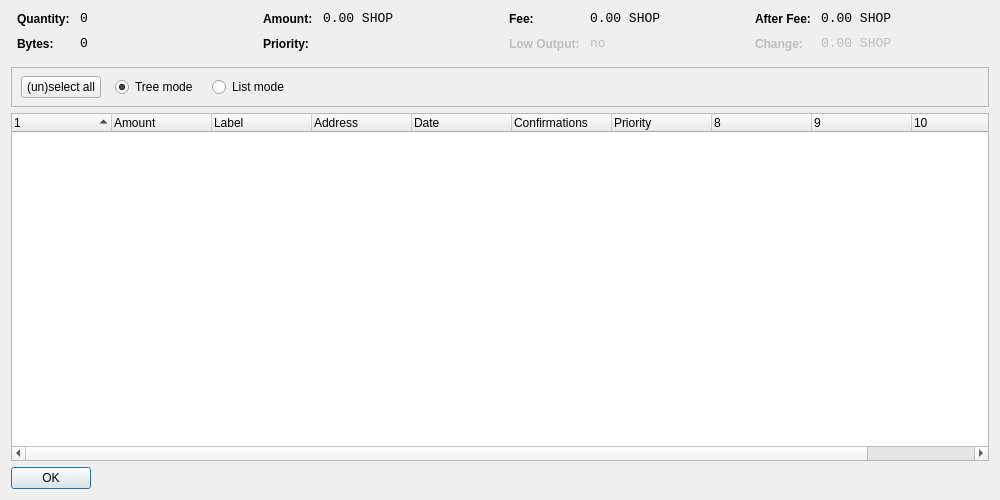
<?xml version="1.0" encoding="UTF-8"?>
<ui version="4.0">
 <class>CoinControlDialog</class>
 <widget class="QDialog" name="CoinControlDialog">
  <property name="geometry">
   <rect>
    <x>0</x>
    <y>0</y>
    <width>1000</width>
    <height>500</height>
   </rect>
  </property>
  <property name="windowTitle">
   <string>Coin Control</string>
  </property>
  <layout class="QVBoxLayout" name="verticalLayout">
   <item>
    <layout class="QHBoxLayout" name="horizontalLayoutTop" stretch="0,0,0,0">
     <property name="topMargin">
      <number>0</number>
     </property>
     <property name="bottomMargin">
      <number>10</number>
     </property>
     <item>
      <layout class="QFormLayout" name="formLayoutCoinControl1">
       <property name="horizontalSpacing">
        <number>10</number>
       </property>
       <property name="verticalSpacing">
        <number>10</number>
       </property>
       <property name="leftMargin">
        <number>6</number>
       </property>
       <property name="rightMargin">
        <number>6</number>
       </property>
       <item row="0" column="0">
        <widget class="QLabel" name="labelCoinControlQuantityText">
         <property name="styleSheet">
          <string notr="true">font-weight:bold;</string>
         </property>
         <property name="text">
          <string>Quantity:</string>
         </property>
        </widget>
       </item>
       <item row="0" column="1">
        <widget class="QLabel" name="labelCoinControlQuantity">
         <property name="font">
          <font>
           <family>Monospace</family>
           <pointsize>10</pointsize>
          </font>
         </property>
         <property name="cursor">
          <cursorShape>IBeamCursor</cursorShape>
         </property>
         <property name="contextMenuPolicy">
          <enum>Qt::ActionsContextMenu</enum>
         </property>
         <property name="text">
          <string notr="true">0</string>
         </property>
         <property name="textInteractionFlags">
          <set>Qt::LinksAccessibleByMouse|Qt::TextSelectableByKeyboard|Qt::TextSelectableByMouse</set>
         </property>
        </widget>
       </item>
       <item row="1" column="0">
        <widget class="QLabel" name="labelCoinControlBytesText">
         <property name="styleSheet">
          <string notr="true">font-weight:bold;</string>
         </property>
         <property name="text">
          <string>Bytes:</string>
         </property>
        </widget>
       </item>
       <item row="1" column="1">
        <widget class="QLabel" name="labelCoinControlBytes">
         <property name="font">
          <font>
           <family>Monospace</family>
           <pointsize>10</pointsize>
          </font>
         </property>
         <property name="cursor">
          <cursorShape>IBeamCursor</cursorShape>
         </property>
         <property name="contextMenuPolicy">
          <enum>Qt::ActionsContextMenu</enum>
         </property>
         <property name="text">
          <string notr="true">0</string>
         </property>
         <property name="textInteractionFlags">
          <set>Qt::LinksAccessibleByMouse|Qt::TextSelectableByKeyboard|Qt::TextSelectableByMouse</set>
         </property>
        </widget>
       </item>
      </layout>
     </item>
     <item>
      <layout class="QFormLayout" name="formLayoutCoinControl2">
       <property name="horizontalSpacing">
        <number>10</number>
       </property>
       <property name="verticalSpacing">
        <number>10</number>
       </property>
       <property name="leftMargin">
        <number>6</number>
       </property>
       <property name="rightMargin">
        <number>6</number>
       </property>
       <item row="0" column="0">
        <widget class="QLabel" name="labelCoinControlAmountText">
         <property name="styleSheet">
          <string notr="true">font-weight:bold;</string>
         </property>
         <property name="text">
          <string>Amount:</string>
         </property>
        </widget>
       </item>
       <item row="0" column="1">
        <widget class="QLabel" name="labelCoinControlAmount">
         <property name="font">
          <font>
           <family>Monospace</family>
           <pointsize>10</pointsize>
          </font>
         </property>
         <property name="cursor">
          <cursorShape>IBeamCursor</cursorShape>
         </property>
         <property name="contextMenuPolicy">
          <enum>Qt::ActionsContextMenu</enum>
         </property>
         <property name="text">
          <string notr="true">0.00 SHOP</string>
         </property>
         <property name="textInteractionFlags">
          <set>Qt::LinksAccessibleByMouse|Qt::TextSelectableByKeyboard|Qt::TextSelectableByMouse</set>
         </property>
        </widget>
       </item>
       <item row="1" column="0">
        <widget class="QLabel" name="labelCoinControlPriorityText">
         <property name="styleSheet">
          <string notr="true">font-weight:bold;</string>
         </property>
         <property name="text">
          <string>Priority:</string>
         </property>
        </widget>
       </item>
       <item row="1" column="1">
        <widget class="QLabel" name="labelCoinControlPriority">
         <property name="font">
          <font>
           <family>Monospace</family>
           <pointsize>10</pointsize>
          </font>
         </property>
         <property name="cursor">
          <cursorShape>IBeamCursor</cursorShape>
         </property>
         <property name="contextMenuPolicy">
          <enum>Qt::ActionsContextMenu</enum>
         </property>
         <property name="text">
          <string/>
         </property>
         <property name="textInteractionFlags">
          <set>Qt::LinksAccessibleByMouse|Qt::TextSelectableByKeyboard|Qt::TextSelectableByMouse</set>
         </property>
        </widget>
       </item>
      </layout>
     </item>
     <item>
      <layout class="QFormLayout" name="formLayoutCoinControl3">
       <property name="horizontalSpacing">
        <number>10</number>
       </property>
       <property name="verticalSpacing">
        <number>10</number>
       </property>
       <property name="leftMargin">
        <number>6</number>
       </property>
       <property name="rightMargin">
        <number>6</number>
       </property>
       <item row="0" column="0">
        <widget class="QLabel" name="labelCoinControlFeeText">
         <property name="styleSheet">
          <string notr="true">font-weight:bold;</string>
         </property>
         <property name="text">
          <string>Fee:</string>
         </property>
        </widget>
       </item>
       <item row="0" column="1">
        <widget class="QLabel" name="labelCoinControlFee">
         <property name="font">
          <font>
           <family>Monospace</family>
           <pointsize>10</pointsize>
          </font>
         </property>
         <property name="cursor">
          <cursorShape>IBeamCursor</cursorShape>
         </property>
         <property name="contextMenuPolicy">
          <enum>Qt::ActionsContextMenu</enum>
         </property>
         <property name="text">
          <string notr="true">0.00 SHOP</string>
         </property>
         <property name="textInteractionFlags">
          <set>Qt::LinksAccessibleByMouse|Qt::TextSelectableByKeyboard|Qt::TextSelectableByMouse</set>
         </property>
        </widget>
       </item>
       <item row="1" column="0">
        <widget class="QLabel" name="labelCoinControlLowOutputText">
         <property name="enabled">
          <bool>false</bool>
         </property>
         <property name="styleSheet">
          <string notr="true">font-weight:bold;</string>
         </property>
         <property name="text">
          <string>Low Output:</string>
         </property>
        </widget>
       </item>
       <item row="1" column="1">
        <widget class="QLabel" name="labelCoinControlLowOutput">
         <property name="enabled">
          <bool>false</bool>
         </property>
         <property name="font">
          <font>
           <family>Monospace</family>
           <pointsize>10</pointsize>
          </font>
         </property>
         <property name="cursor">
          <cursorShape>IBeamCursor</cursorShape>
         </property>
         <property name="contextMenuPolicy">
          <enum>Qt::ActionsContextMenu</enum>
         </property>
         <property name="text">
          <string notr="true">no</string>
         </property>
         <property name="textInteractionFlags">
          <set>Qt::LinksAccessibleByMouse|Qt::TextSelectableByKeyboard|Qt::TextSelectableByMouse</set>
         </property>
        </widget>
       </item>
      </layout>
     </item>
     <item>
      <layout class="QFormLayout" name="formLayoutCoinControl4">
       <property name="horizontalSpacing">
        <number>10</number>
       </property>
       <property name="verticalSpacing">
        <number>10</number>
       </property>
       <property name="leftMargin">
        <number>6</number>
       </property>
       <property name="rightMargin">
        <number>6</number>
       </property>
       <item row="0" column="0">
        <widget class="QLabel" name="labelCoinControlAfterFeeText">
         <property name="styleSheet">
          <string notr="true">font-weight:bold;</string>
         </property>
         <property name="text">
          <string>After Fee:</string>
         </property>
        </widget>
       </item>
       <item row="0" column="1">
        <widget class="QLabel" name="labelCoinControlAfterFee">
         <property name="font">
          <font>
           <family>Monospace</family>
           <pointsize>10</pointsize>
          </font>
         </property>
         <property name="cursor">
          <cursorShape>IBeamCursor</cursorShape>
         </property>
         <property name="contextMenuPolicy">
          <enum>Qt::ActionsContextMenu</enum>
         </property>
         <property name="text">
          <string notr="true">0.00 SHOP</string>
         </property>
         <property name="textInteractionFlags">
          <set>Qt::LinksAccessibleByMouse|Qt::TextSelectableByKeyboard|Qt::TextSelectableByMouse</set>
         </property>
        </widget>
       </item>
       <item row="1" column="0">
        <widget class="QLabel" name="labelCoinControlChangeText">
         <property name="enabled">
          <bool>false</bool>
         </property>
         <property name="styleSheet">
          <string notr="true">font-weight:bold;</string>
         </property>
         <property name="text">
          <string>Change:</string>
         </property>
        </widget>
       </item>
       <item row="1" column="1">
        <widget class="QLabel" name="labelCoinControlChange">
         <property name="enabled">
          <bool>false</bool>
         </property>
         <property name="font">
          <font>
           <family>Monospace</family>
           <pointsize>10</pointsize>
          </font>
         </property>
         <property name="cursor">
          <cursorShape>IBeamCursor</cursorShape>
         </property>
         <property name="contextMenuPolicy">
          <enum>Qt::ActionsContextMenu</enum>
         </property>
         <property name="text">
          <string notr="true">0.00 SHOP</string>
         </property>
         <property name="textInteractionFlags">
          <set>Qt::LinksAccessibleByMouse|Qt::TextSelectableByKeyboard|Qt::TextSelectableByMouse</set>
         </property>
        </widget>
       </item>
      </layout>
     </item>
    </layout>
   </item>
   <item>
    <widget class="QFrame" name="frame">
     <property name="minimumSize">
      <size>
       <width>0</width>
       <height>40</height>
      </size>
     </property>
     <property name="frameShape">
      <enum>QFrame::StyledPanel</enum>
     </property>
     <property name="frameShadow">
      <enum>QFrame::Sunken</enum>
     </property>
     <widget class="QWidget" name="horizontalLayoutWidget">
      <property name="geometry">
       <rect>
        <x>10</x>
        <y>0</y>
        <width>781</width>
        <height>41</height>
       </rect>
      </property>
      <layout class="QHBoxLayout" name="horizontalLayoutPanel" stretch="0,0,0,0,0">
       <property name="spacing">
        <number>14</number>
       </property>
       <item>
        <widget class="QPushButton" name="pushButtonSelectAll">
         <property name="sizePolicy">
          <sizepolicy hsizetype="Maximum" vsizetype="Fixed">
           <horstretch>0</horstretch>
           <verstretch>0</verstretch>
          </sizepolicy>
         </property>
         <property name="text">
          <string>(un)select all</string>
         </property>
        </widget>
       </item>
       <item>
        <widget class="QRadioButton" name="radioTreeMode">
         <property name="sizePolicy">
          <sizepolicy hsizetype="Maximum" vsizetype="Fixed">
           <horstretch>0</horstretch>
           <verstretch>0</verstretch>
          </sizepolicy>
         </property>
         <property name="text">
          <string>Tree mode</string>
         </property>
         <property name="checked">
          <bool>true</bool>
         </property>
        </widget>
       </item>
       <item>
        <widget class="QRadioButton" name="radioListMode">
         <property name="sizePolicy">
          <sizepolicy hsizetype="Maximum" vsizetype="Fixed">
           <horstretch>0</horstretch>
           <verstretch>0</verstretch>
          </sizepolicy>
         </property>
         <property name="text">
          <string>List mode</string>
         </property>
        </widget>
       </item>
       <item>
        <spacer name="horizontalSpacer">
         <property name="orientation">
          <enum>Qt::Horizontal</enum>
         </property>
         <property name="sizeHint" stdset="0">
          <size>
           <width>40</width>
           <height>20</height>
          </size>
         </property>
        </spacer>
       </item>
      </layout>
     </widget>
    </widget>
   </item>
   <item>
    <widget class="CoinControlTreeWidget" name="treeWidget">
     <property name="contextMenuPolicy">
      <enum>Qt::CustomContextMenu</enum>
     </property>
     <property name="sortingEnabled">
      <bool>false</bool>
     </property>
     <property name="columnCount">
      <number>11</number>
     </property>
     <attribute name="headerShowSortIndicator" stdset="0">
      <bool>true</bool>
     </attribute>
     <attribute name="headerStretchLastSection">
      <bool>false</bool>
     </attribute>
     <column>
      <property name="text">
       <string/>
      </property>
     </column>
     <column>
      <property name="text">
       <string>Amount</string>
      </property>
     </column>
     <column>
      <property name="text">
       <string>Label</string>
      </property>
     </column>
     <column>
      <property name="text">
       <string>Address</string>
      </property>
     </column>
     <column>
      <property name="text">
       <string>Date</string>
      </property>
     </column>
     <column>
      <property name="text">
       <string>Confirmations</string>
      </property>
      <property name="toolTip">
       <string>Confirmed</string>
      </property>
     </column>
     <column>
      <property name="text">
       <string>Priority</string>
      </property>
     </column>
     <column>
      <property name="text">
       <string/>
      </property>
     </column>
     <column>
      <property name="text">
       <string/>
      </property>
     </column>
     <column>
      <property name="text">
       <string/>
      </property>
     </column>
     <column>
      <property name="text">
       <string/>
      </property>
     </column>
    </widget>
   </item>
   <item>
    <widget class="QDialogButtonBox" name="buttonBox">
     <property name="sizePolicy">
      <sizepolicy hsizetype="Maximum" vsizetype="Fixed">
       <horstretch>0</horstretch>
       <verstretch>0</verstretch>
      </sizepolicy>
     </property>
     <property name="orientation">
      <enum>Qt::Horizontal</enum>
     </property>
     <property name="standardButtons">
      <set>QDialogButtonBox::Ok</set>
     </property>
    </widget>
   </item>
  </layout>
 </widget>
 <customwidgets>
  <customwidget>
   <class>CoinControlTreeWidget</class>
   <extends>QTreeWidget</extends>
   <header>coincontroltreewidget.h</header>
  </customwidget>
 </customwidgets>
 <resources/>
 <connections/>
</ui>
